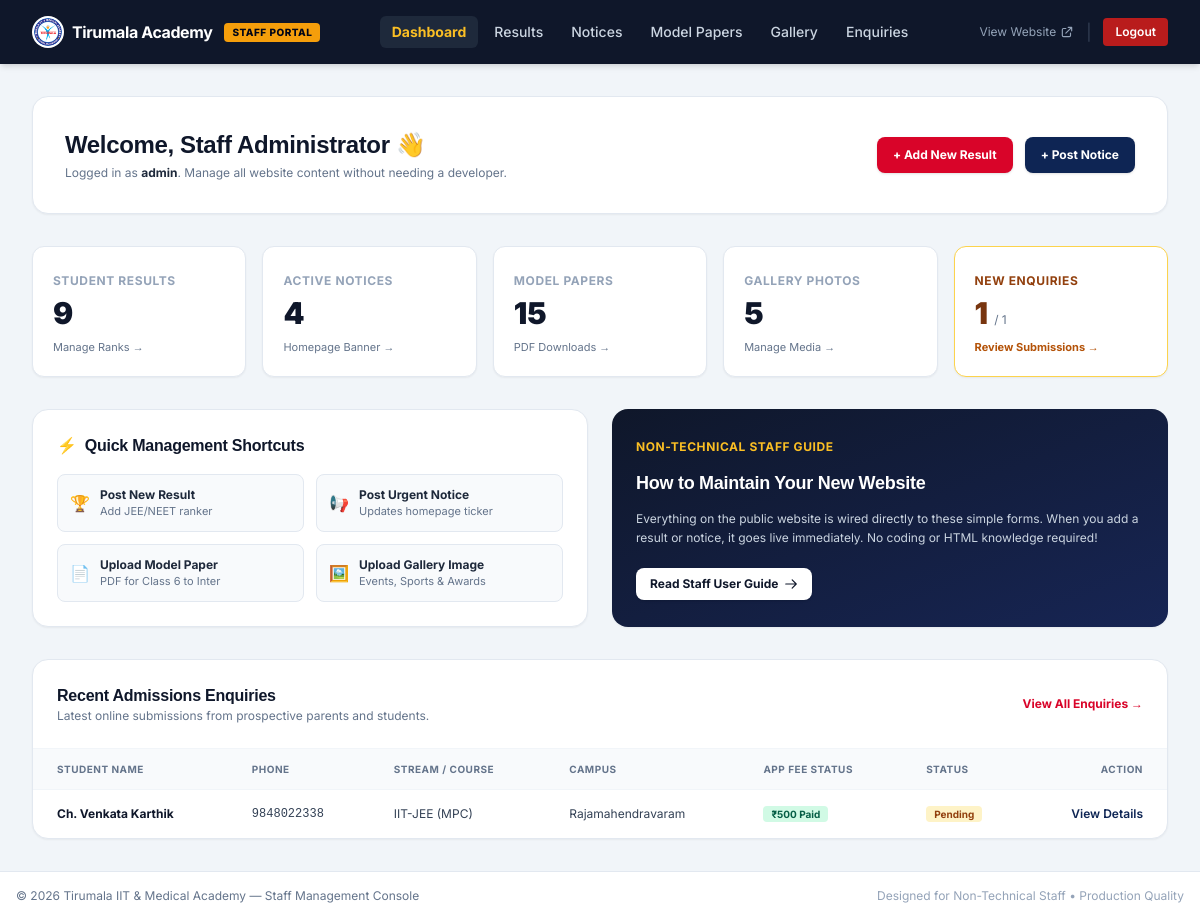
The page /admin/index.php (signed in) on the database as committed earlier.
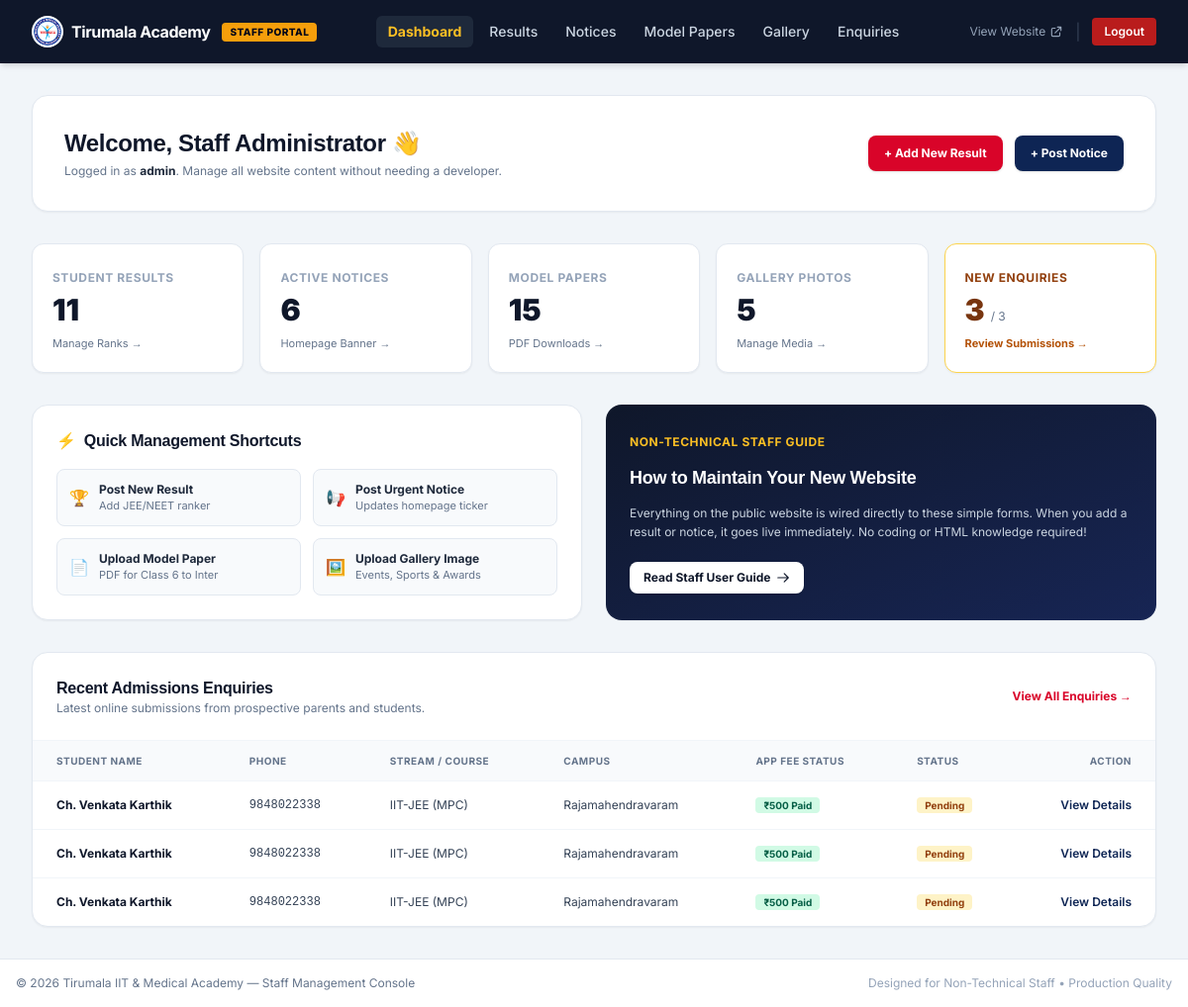
The same page on the database as committed later.
### tables this page shows
CREATE TABLE enquiries (
        id INTEGER PRIMARY KEY AUTOINCREMENT,
        student_name VARCHAR(150) NOT NULL,
        parent_name VARCHAR(150),
        phone VARCHAR(25) NOT NULL,
        email VARCHAR(100),
        class_applying VARCHAR(50),
        stream_interested VARCHAR(50),
        campus_preferred VARCHAR(100),
        message TEXT,
        application_fee_paid INT DEFAULT 0,
        razorpay_payment_id VARCHAR(100),
        status VARCHAR(20) DEFAULT 'Pending', -- Pending, Contacted, Admitted
        created_at DATETIME DEFAULT CURRENT_TIMESTAMP
    );

### config.php (called while the page is built, shortened)
<?php
function isAdminLoggedIn() {
    return !empty($_SESSION['tirumala_admin_id']);
}

### admin/index.php (the view, shortened to what this page needs)
<?php
require_once __DIR__ . '/includes/header.php';
$db = getDB();
$stats = [
    'results' => 0,
    'notices' => 0,
    'papers' => 0,
    'gallery' => 0,
    'enquiries' => 0,
    'pending_enquiries' => 0
];
try {
    $stats['results'] = $db->query("SELECT COUNT(*) FROM results")->fetchColumn();
    $stats['notices'] = $db->query("SELECT COUNT(*) FROM notices WHERE is_active = 1")->fetchColumn();
    $stats['papers'] = $db->query("SELECT COUNT(*) FROM model_papers")->fetchColumn();
    $stats['gallery'] = $db->query("SELECT COUNT(*) FROM gallery")->fetchColumn();
    $stats['enquiries'] = $db->query("SELECT COUNT(*) FROM enquiries")->fetchColumn();
    $stats['pending_enquiries'] = $db->query("SELECT COUNT(*) FROM enquiries WHERE status = 'Pending'")->fetchColumn();
    $stmt = $db->query("SELECT * FROM enquiries ORDER BY id DESC LIMIT 5");
    $latestEnquiries = $stmt->fetchAll();
} catch (Throwable $e) {
    $latestEnquiries = [];
}
?>
<div class="space-y-8">
  <div class="bg-white rounded-2xl p-6 sm:p-8 shadow-sm border border-slate-200 flex flex-col sm:flex-row items-start sm:items-center justify-between gap-4">
    <div>
      <h1 class="text-2xl font-bold text-slate-900">Welcome, Staff Administrator 👋</h1>
      <p class="text-xs text-slate-500 mt-1">
        Logged in as <strong class="text-slate-800"><?php echo htmlspecialchars($_SESSION['tirumala_admin_user'] ?? 'admin'); ?></strong>. Manage all website content without needing a developer.
      </p>
    </div>
    <div class="flex items-center gap-3">
      <a href="/admin/results.php?action=new" class="bg-tcrimson hover:bg-tcrimson-hover text-white font-bold px-4 py-2.5 rounded-lg text-xs shadow transition flex items-center gap-1.5">
        <span>+ Add New Result</span>
      </a>
      <a href="/admin/notices.php?action=new" class="bg-tnavy hover:bg-slate-900 text-white font-bold px-4 py-2.5 rounded-lg text-xs shadow transition flex items-center gap-1.5">
        <span>+ Post Notice</span>
      </a>
    </div>
  </div>
  <div class="grid grid-cols-2 sm:grid-cols-3 lg:grid-cols-5 gap-4">
    <a href="/admin/results.php" class="bg-white p-5 rounded-xl border border-slate-200 shadow-sm hover:border-slate-400 transition group">
      <span class="text-xs font-bold uppercase tracking-wider text-slate-400 group-hover:text-tcrimson">Student Results</span>
      <p class="text-3xl font-black text-slate-900 mt-1"><?php echo $stats['results']; ?></p>
      <span class="text-[11px] text-slate-500 mt-2 block">Manage Ranks →</span>
    </a>
    <a href="/admin/notices.php" class="bg-white p-5 rounded-xl border border-slate-200 shadow-sm hover:border-slate-400 transition group">
      <span class="text-xs font-bold uppercase tracking-wider text-slate-400 group-hover:text-tcrimson">Active Notices</span>
      <p class="text-3xl font-black text-slate-900 mt-1"><?php echo $stats['notices']; ?></p>
      <span class="text-[11px] text-slate-500 mt-2 block">Homepage Banner →</span>
    </a>
    <a href="/admin/model-papers.php" class="bg-white p-5 rounded-xl border border-slate-200 shadow-sm hover:border-slate-400 transition group">
      <span class="text-xs font-bold uppercase tracking-wider text-slate-400 group-hover:text-tcrimson">Model Papers</span>
      <p class="text-3xl font-black text-slate-900 mt-1"><?php echo $stats['papers']; ?></p>
      <span class="text-[11px] text-slate-500 mt-2 block">PDF Downloads →</span>
    </a>
    <a href="/admin/gallery.php" class="bg-white p-5 rounded-xl border border-slate-200 shadow-sm hover:border-slate-400 transition group">
      <span class="text-xs font-bold uppercase tracking-wider text-slate-400 group-hover:text-tcrimson">Gallery Photos</span>
      <p class="text-3xl font-black text-slate-900 mt-1"><?php echo $stats['gallery']; ?></p>
      <span class="text-[11px] text-slate-500 mt-2 block">Manage Media →</span>
    </a>
    <a href="/admin/enquiries.php" class="bg-white p-5 rounded-xl border border-amber-300 shadow-sm hover:border-amber-400 transition group bg-amber-50/40">
      <span class="text-xs font-bold uppercase tracking-wider text-amber-800">New Enquiries</span>
      <p class="text-3xl font-black text-amber-900 mt-1"><?php echo $stats['pending_enquiries']; ?> <span class="text-xs font-normal text-slate-500">/ <?php echo $stats['enquiries']; ?></span></p>
      <span class="text-[11px] text-amber-700 font-bold mt-2 block">Review Submissions →</span>
    </a>
  </div>
  <div class="grid grid-cols-1 md:grid-cols-2 gap-6">
    <div class="bg-white rounded-2xl p-6 border border-slate-200 shadow-sm space-y-4">
      <h2 class="text-base font-bold text-slate-900 flex items-center gap-2">
        <span>⚡</span> Quick Management Shortcuts
      </h2>
      <div class="grid grid-cols-1 sm:grid-cols-2 gap-3 text-xs">
        <a href="/admin/results.php?action=new" class="p-3 rounded-lg border border-slate-200 bg-slate-50 hover:bg-slate-100 transition flex items-center gap-2.5">
          <span class="text-base">🏆</span>
          <div>
            <strong class="text-slate-800 block">Post New Result</strong>
            <span class="text-slate-500 text-[11px]">Add JEE/NEET ranker</span>
          </div>
        </a>
        <a href="/admin/notices.php?action=new" class="p-3 rounded-lg border border-slate-200 bg-slate-50 hover:bg-slate-100 transition flex items-center gap-2.5">
          <span class="text-base">📢</span>
          <div>
            <strong class="text-slate-800 block">Post Urgent Notice</strong>
            <span class="text-slate-500 text-[11px]">Updates homepage ticker</span>
          </div>
        </a>
        <a href="/admin/model-papers.php?action=new" class="p-3 rounded-lg border border-slate-200 bg-slate-50 hover:bg-slate-100 transition flex items-center gap-2.5">
          <span class="text-base">📄</span>
          <div>
            <strong class="text-slate-800 block">Upload Model Paper</strong>
            <span class="text-slate-500 text-[11px]">PDF for Class 6 to Inter</span>
          </div>
        </a>
        <a href="/admin/gallery.php?action=new" class="p-3 rounded-lg border border-slate-200 bg-slate-50 hover:bg-slate-100 transition flex items-center gap-2.5">
          <span class="text-base">🖼️</span>
          <div>
            <strong class="text-slate-800 block">Upload Gallery Image</strong>
            <span class="text-slate-500 text-[11px]">Events, Sports & Awards</span>
          </div>
        </a>
      </div>
    </div>
    <div class="bg-gradient-to-br from-slate-900 to-blue-950 text-white rounded-2xl p-6 shadow-sm space-y-3">
      <span class="text-amber-400 font-bold text-xs uppercase tracking-wider">Non-Technical Staff Guide</span>
      <h3 class="text-lg font-bold text-white">How to Maintain Your New Website</h3>
      <p class="text-xs text-slate-300 leading-relaxed">
        Everything on the public website is wired directly to these simple forms. When you add a result or notice, it goes live immediately. No coding or HTML knowledge required!
      </p>
      <div class="pt-2">
        <a href="/docs/staff_user_guide.md" target="_blank" class="inline-flex items-center gap-1.5 text-xs bg-white text-slate-900 font-bold px-3.5 py-2 rounded-lg hover:bg-slate-100 transition shadow">
          <span>Read Staff User Guide</span>
          <svg class="w-3.5 h-3.5" fill="none" stroke="currentColor" viewBox="0 0 24 24"><path stroke-linecap="round" stroke-linejoin="round" stroke-width="2" d="M14 5l7 7m0 0l-7 7m7-7H3"/></svg>
        </a>
      </div>
    </div>
  </div>
  <div class="bg-white rounded-2xl border border-slate-200 shadow-sm overflow-hidden">
    <div class="p-6 border-b border-slate-100 flex items-center justify-between">
      <div>
        <h2 class="text-base font-bold text-slate-900">Recent Admissions Enquiries</h2>
        <p class="text-xs text-slate-500">Latest online submissions from prospective parents and students.</p>
      </div>
      <a href="/admin/enquiries.php" class="text-xs text-tcrimson font-bold hover:underline">View All Enquiries →</a>
    </div>
    <div class="overflow-x-auto">
      <table class="w-full text-left text-xs">
        <thead class="bg-slate-50 text-slate-500 font-semibold uppercase tracking-wider text-[10px] border-b border-slate-100">
          <tr>
            <th class="px-6 py-3">Student Name</th>
            <th class="px-6 py-3">Phone</th>
            <th class="px-6 py-3">Stream / Course</th>
            <th class="px-6 py-3">Campus</th>
            <th class="px-6 py-3">App Fee Status</th>
            <th class="px-6 py-3">Status</th>
            <th class="px-6 py-3 text-right">Action</th>
          </tr>
        </thead>
        <tbody class="divide-y divide-slate-100 text-slate-700">
          <?php if (!empty($latestEnquiries)): ?>
            <?php foreach ($latestEnquiries as $enq): ?>
              <tr class="hover:bg-slate-50/80">
                <td class="px-6 py-4 font-bold text-slate-900"><?php echo htmlspecialchars($enq['student_name']); ?></td>
                <td class="px-6 py-4 font-mono"><?php echo htmlspecialchars($enq['phone']); ?></td>
                <td class="px-6 py-4"><?php echo htmlspecialchars($enq['stream_interested'] ?: 'General'); ?></td>
                <td class="px-6 py-4"><?php echo htmlspecialchars($enq['campus_preferred']); ?></td>
                <td class="px-6 py-4">
                  <?php if (!empty($enq['application_fee_paid'])): ?>
                    <span class="bg-emerald-100 text-emerald-800 font-bold px-2 py-0.5 rounded text-[10px]">₹500 Paid</span>
                  <?php else: ?>
                    <span class="text-slate-400">Unpaid Enquiry</span>
                  <?php endif; ?>
                </td>
                <td class="px-6 py-4">
                  <span class="px-2 py-0.5 rounded text-[10px] font-bold <?php echo $enq['status'] === 'Contacted' ? 'bg-blue-100 text-blue-800' : 'bg-amber-100 text-amber-800'; ?>">
                    <?php echo htmlspecialchars($enq['status']); ?>
                  </span>
                </td>
                <td class="px-6 py-4 text-right">
                  <a href="/admin/enquiries.php?id=<?php echo $enq['id']; ?>" class="text-tnavy hover:underline font-semibold">View Details</a>
                </td>
              </tr>
            <?php endforeach; ?>
          <?php else: ?>
            <tr>
              <td colspan="7" class="px-6 py-8 text-center text-slate-400">No enquiries received yet.</td>
            </tr>
          <?php endif; ?>
        </tbody>
      </table>
    </div>
  </div>
</div>
<?php require_once __DIR__ . '/includes/footer.php'; ?>

### admin/includes/header.php (shortened to what this page needs)
<?php
require_once __DIR__ . '/../../config.php';
$currentPage = basename($_SERVER['PHP_SELF']);
?>
<!DOCTYPE html>
<html lang="en">
<head>
  <link rel="stylesheet" href="/assets/css/style.css">
  <script src="https://cdn.tailwindcss.com"></script>
</head>
<body class="bg-slate-100 text-slate-800 min-h-screen flex flex-col">
  <header class="bg-slate-900 text-white sticky top-0 z-40 shadow-md">
    <div class="max-w-7xl mx-auto px-4 sm:px-6 lg:px-8">
      <div class="flex items-center justify-between h-16">
        <div class="flex items-center gap-3">
          <a href="/admin/index.php" class="flex items-center gap-2">
            <img src="/assets/images/round_logo.png" alt="Logo" class="w-8 h-8 rounded-full bg-white p-0.5">
            <span class="font-bold text-base text-white tracking-tight">Tirumala Academy</span>
          </a>
          <span class="bg-amber-500 text-slate-950 font-extrabold text-[10px] uppercase px-2 py-0.5 rounded tracking-wider">
            Staff Portal
          </span>
        </div>
        <?php if (isAdminLoggedIn()): ?>
        <nav class="hidden md:flex items-center gap-1 text-sm font-medium">
          <a href="/admin/index.php" class="px-3 py-1.5 rounded-md hover:bg-slate-800 transition <?php echo $currentPage === 'index.php' ? 'bg-slate-800 text-amber-400 font-bold' : 'text-slate-300'; ?>">Dashboard</a>
          <a href="/admin/results.php" class="px-3 py-1.5 rounded-md hover:bg-slate-800 transition <?php echo $currentPage === 'results.php' ? 'bg-slate-800 text-amber-400 font-bold' : 'text-slate-300'; ?>">Results</a>
          <a href="/admin/notices.php" class="px-3 py-1.5 rounded-md hover:bg-slate-800 transition <?php echo $currentPage === 'notices.php' ? 'bg-slate-800 text-amber-400 font-bold' : 'text-slate-300'; ?>">Notices</a>
          <a href="/admin/model-papers.php" class="px-3 py-1.5 rounded-md hover:bg-slate-800 transition <?php echo $currentPage === 'model-papers.php' ? 'bg-slate-800 text-amber-400 font-bold' : 'text-slate-300'; ?>">Model Papers</a>
          <a href="/admin/gallery.php" class="px-3 py-1.5 rounded-md hover:bg-slate-800 transition <?php echo $currentPage === 'gallery.php' ? 'bg-slate-800 text-amber-400 font-bold' : 'text-slate-300'; ?>">Gallery</a>
          <a href="/admin/enquiries.php" class="px-3 py-1.5 rounded-md hover:bg-slate-800 transition <?php echo $currentPage === 'enquiries.php' ? 'bg-slate-800 text-amber-400 font-bold' : 'text-slate-300'; ?>">Enquiries</a>
        </nav>
        <div class="flex items-center gap-3">
          <a href="/index.php" target="_blank" class="text-xs text-slate-400 hover:text-white flex items-center gap-1">
            <span>View Website</span>
            <svg class="w-3.5 h-3.5" fill="none" stroke="currentColor" viewBox="0 0 24 24"><path stroke-linecap="round" stroke-linejoin="round" stroke-width="2" d="M10 6H6a2 2 0 00-2 2v10a2 2 0 002 2h10a2 2 0 002-2v-4M14 4h6m0 0v6m0-6L10 14"/></svg>
          </a>
          <span class="text-slate-700">|</span>
          <a href="/admin/logout.php" class="bg-red-700 hover:bg-red-800 text-white text-xs font-semibold px-3 py-1.5 rounded transition">
            Logout
          </a>
        </div>
        <?php endif; ?>
      </div>
    </div>
  </header>
  <main class="flex-grow max-w-7xl mx-auto w-full px-4 sm:px-6 lg:px-8 py-8">

### admin/includes/footer.php (shortened to what this page needs)
  </main>
  <footer class="bg-white border-t border-slate-200 py-4 text-center text-xs text-slate-500 mt-auto">
    <div class="max-w-7xl mx-auto px-4 flex flex-col sm:flex-row items-center justify-between gap-2">
      <p>© <?php echo date('Y'); ?> Tirumala IIT & Medical Academy — Staff Management Console</p>
      <p class="text-slate-400">Designed for Non-Technical Staff • Production Quality</p>
    </div>
  </footer>
</body>
</html>

### assets/css/style.css (style rules this page uses)
:root { --primary-navy: #071533; --primary-navy-dark: #030a1c; --primary-navy-light: #0d2252; --theme-accent: #1d4ed8; --theme-accent-hover: #1e40af; --theme-accent-light: #eff6ff; --gold-award: #f59e0b; --gold-light: #fef3c7; --emerald-success: #10b981; --surface-bg: #f8fafc; --text-main: #0f172a; --text-muted: #64748b; }
body { font-family: 'Inter', -apple-system, BlinkMacSystemFont, 'Segoe UI', Roboto, sans-serif; color: var(--text-main); background-color: #ffffff; overflow-x: hidden; padding-bottom: 76px; }
@media (min-width: 1024px) { body { padding-bottom: 0 !important; } }
h1, h2, h3, h4, h5, h6 { font-family: 'Hind', sans-serif; letter-spacing: -0.015em; }
.bg-taccent, .bg-tblue, .bg-tcrimson { background-color: #1d4ed8 !important; color: #ffffff !important; }
.bg-tnavy { background-color: #071533 !important; color: #ffffff !important; }
.text-taccent, .text-tblue, .text-tcrimson { color: #1d4ed8 !important; }
.text-tnavy { color: #071533 !important; }

### admin/includes/header.php (style rules this page uses)
body { font-family: 'Inter', sans-serif; }
.bg-tcrimson { background-color: #d90429 !important; color: #ffffff !important; }
.bg-tnavy { background-color: #0e2554 !important; color: #ffffff !important; }
.text-tcrimson { color: #d90429 !important; }
.text-tnavy { color: #0e2554 !important; }

Rows that differ between the two databases and show on the page:
added enquiries: student_name "Ch. Venkata Karthik", phone "9848022338", stream_interested "IIT-JEE (MPC)", campus_preferred "Rajamahendravaram", application_fee_paid "₹500 Paid", status "Pending"
added enquiries: student_name "Ch. Venkata Karthik", phone "9848022338", stream_interested "IIT-JEE (MPC)", campus_preferred "Rajamahendravaram", application_fee_paid "₹500 Paid", status "Pending"
Other text that changed with them:
$stats['results']: "9" → "11"
$stats['notices']: "4" → "6"
$stats['pending_enquiries']: "1" → "3"
$stats['enquiries']: "1" → "3"
